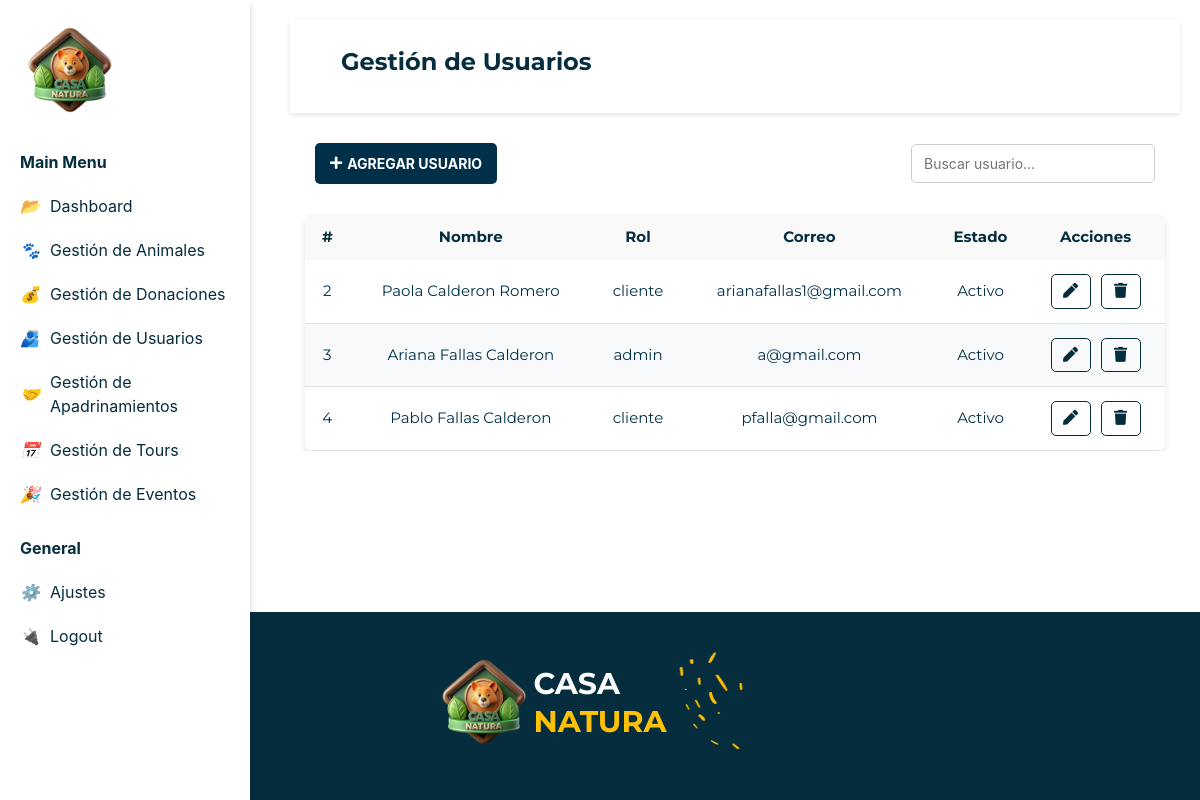
The app's page /gestionUsuarios.php with its own data.
### tables this page shows
CREATE TABLE `roles` (
  `ID_Rol` int(10) NOT NULL,
  `Rol` varchar(15) NOT NULL,
  `ID_Usuario` int(10) NOT NULL
);

CREATE TABLE `usuario` (
  `ID_Usuario` int(10) NOT NULL,
  `Nombre` varchar(15) NOT NULL,
  `Password` varchar(250) NOT NULL,
  `Apellido1` varchar(15) NOT NULL,
  `Apellido2` varchar(15) NOT NULL,
  `Correo` varchar(50) NOT NULL,
  `Telefono` int(40) DEFAULT NULL,
  `Donador` tinyint(1) NOT NULL,
  `Estado` varchar(10) NOT NULL
);

### gestionUsuarios.php (the view, shortened to what this page needs)
<!DOCTYPE html>
<html lang="es">
<head>
    <link href="https://cdnjs.cloudflare.com/ajax/libs/font-awesome/5.15.4/css/all.min.css" rel="stylesheet">
    <link rel="stylesheet" href="./css/style.css">
    <link rel="stylesheet" href="https://cdn.jsdelivr.net/npm/bootstrap@4.3.1/dist/css/bootstrap.min.css">
</head>
<body>
    <?php
    include("sidebar.php");
    echo $sidebarAdmin2;
    ?>
    <?php
    include("sidebar.php");
    echo $sidebarAdmin2;
    include("actions/conexion.php");
    ?>
    <main>
        <div class="viewport">
            <div class="content">
                <nav class="navbar ">
                    <div class="container-fluid">
                        <h2 class="titulo">Gestión de Usuarios</h2>
                    </div>
                </nav>
                <div class="container contenedor-tabla">
                    <div class="fila-header">
                        <div class="boton-agregar">
                            <a class="btn-agregar" href="agregarUsuario.php">
                                <i class="fas fa-plus icono-agregar"></i> AGREGAR USUARIO
                            </a>
                        </div>
                        <div class="buscador">
                            <div class="input-grupo">
                                <input type="text" class="campo-buscar" placeholder="Buscar usuario...">
                            </div>
                        </div>
                    </div>
                    <table class="tabla text-center">
                        <tr>
                            <th>#</th>
                            <th>Nombre</th>
                            <th>Rol</th>
                            <th>Correo</th>
                            <th>Estado</th>
                            <th>Acciones</th>
                        </tr>
                        <tbody>
                            <?php
                            $sqlUsuarios = "SELECT a.ID_Usuario,CONCAT( a.Nombre,' ', a.Apellido1,' ', a.Apellido2) as NombreCompleto, a.Correo, a.Estado, b.Rol
                            FROM usuario a
                            INNER JOIN roles b
                            ON a.ID_Usuario = b.ID_Usuario";
                            $resultadoUsuarios = $conn->query($sqlUsuarios);
                            if ($resultadoUsuarios->num_rows > 0) {
                                while ($fila = $resultadoUsuarios->fetch_assoc()) {
                                    echo "<tr>";
                                    echo "<td>" . htmlspecialchars($fila['ID_Usuario']) . "</td>";
                                    echo "<td>" . htmlspecialchars($fila['NombreCompleto']) . "</td>";
                                    echo "<td>" . htmlspecialchars($fila['Rol']) . "</td>";
                                    echo "<td>" . htmlspecialchars($fila['Correo']) . "</td>";
                                    echo "<td>" . htmlspecialchars($fila['Estado']) . "</td>";
                                    echo "<td class='actions'>";
                                    echo "<a href='editarUsuario.php?id=" . $fila['ID_Usuario'] . "' class='edit'><i class='fas fa-pen'></i></a>";
                                    echo "<button class='delete' id='eliminarUsuario' data-id='" . $fila['ID_Usuario'] . "'>
            <i class='fas fa-trash'></i>
        </button>";
                                    echo "</td>";
                                    echo "</tr>";
                                }
                            } else {
                                echo "<tr><td colspan='4'>No se encontraron usuarios</td></tr>";
                            }
                            ?>
                        </tbody>
                    </table>
                </div>
            </div>
        </div>
    </main>
    <?php
    include("sidebar.php");
    echo $footerAdmin;
    ?>
</body>
</html>

### css/style.css (style rules this page uses)
body { font-family: 'Montserrat', sans-serif; margin: 0; display: flex; flex-direction: column; padding: 0; box-sizing: border-box; font-weight: bold; min-height: 100vh; }
main { flex: 1; }
.navbar { display: flex; align-items: baseline; justify-content: space-between; padding: 10px 20px; background-color: #fff; box-shadow: 0 2px 5px rgba(0, 0, 0, 0.1); font-family: 'Montserrat', sans-serif; font-weight: bold; }
.content { margin-left: 270px; padding: 20px; }
input, textarea { margin-bottom: 15px; padding: 10px; border-radius: 5px; border: 1px solid #ddd; width: 100%; }
button { color: white; padding: 10px 20px; border: none; border-radius: 5px; cursor: pointer; width: 100%; }
.container { justify-items: center; }
input, select, button { width: 100%; margin-bottom: 15px; padding: 8px; border-radius: 3px; border: 1px solid #ccc; }
.viewport { box-sizing: border-box; max-width: 100%; transition: all 0.5s ease; }
.content { position: relative; margin-right: 0; }
.titulo { color:#062D3E; font-weight:bold; padding:20px; font-family: "Montserrat", Arial, sans-serif; }
table { color:#062D3E; width: 100%; border-collapse:collapse; }
th { background-color: #f9f9f9; }
td { font-weight: 200; }
th, td { color:#062D3E; padding:12px; text-align:left; }
.actions { display: flex; gap: 10px; }
.actions button { background-color: transparent; border: none; cursor: pointer; }
.actions .edit { color:#062D3E; border: 0.5px solid; border-radius:5px; padding:5px; width: 40px; }
.actions .delete { color:#062D3E; border: 0.5px solid; border-radius:5px; padding:5px; width: 40px; }
body { font-family: Arial, sans-serif; margin: 0; padding: 0; }
.titulo { font-size: 24px; font-weight: bold; text-align: center; }
.fila-header { display: flex; width: 100%; justify-content: space-between; align-items: center; margin-bottom: 20px; padding: 10px; }
.boton-agregar { flex-shrink: 0; }
.btn-agregar { display: flex; align-items: center; background-color: #003049; color: white; text-decoration: none; padding: 10px 15px; border-radius: 5px; font-size: 14px; font-weight: bold; transition: background-color 0.3s ease; }
.icono-agregar { margin-right: 5px; }
.buscador { flex-grow: 1; display: flex; justify-content: flex-end; }
.input-grupo input { width: 100%; max-width: 300px; padding: 8px 12px; border: 1px solid #ccc; border-radius: 5px; font-size: 14px; }
.contenedor-tabla { overflow-x: auto; margin-top: 20px; }
.tabla { width: 100%; border-collapse: separate; border-spacing: 0; background-color: #ffffff; box-shadow: 0px 4px 6px rgba(0, 0, 0, 0.1); border-radius: 8px; overflow: hidden; font-family: "Montserrat", Arial, sans-serif; font-size: 15px; color: #003049; }
.tabla td { transition: background-color 0.3s ease; color: #003049; font-weight:400; text-align: center; }
.tabla tbody tr:nth-child(even) { background-color: #f8f9fa; }
.tabla tbody tr:nth-child(odd) { background-color: #ffffff; }
.tabla tbody td { padding: 14px; border-bottom: 1px solid #dee2e6; }
.tabla tbody td.actions { text-align: center; display: flex; justify-content: center; gap: 10px; }

### records on screen
roles: ID_Usuario.ID_Usuario "2", NombreCompleto "Paola Calderon Romero", Rol "cliente", ID_Usuario.Correo "arianafallas1@gmail.com", ID_Usuario.Estado "Activo"
roles: ID_Usuario.ID_Usuario "3", NombreCompleto "Ariana Fallas Calderon", Rol "admin", ID_Usuario.Correo "a@gmail.com", ID_Usuario.Estado "Activo"
roles: ID_Usuario.ID_Usuario "4", NombreCompleto "Pablo Fallas Calderon", Rol "cliente", ID_Usuario.Correo "pfalla@gmail.com", ID_Usuario.Estado "Activo"
